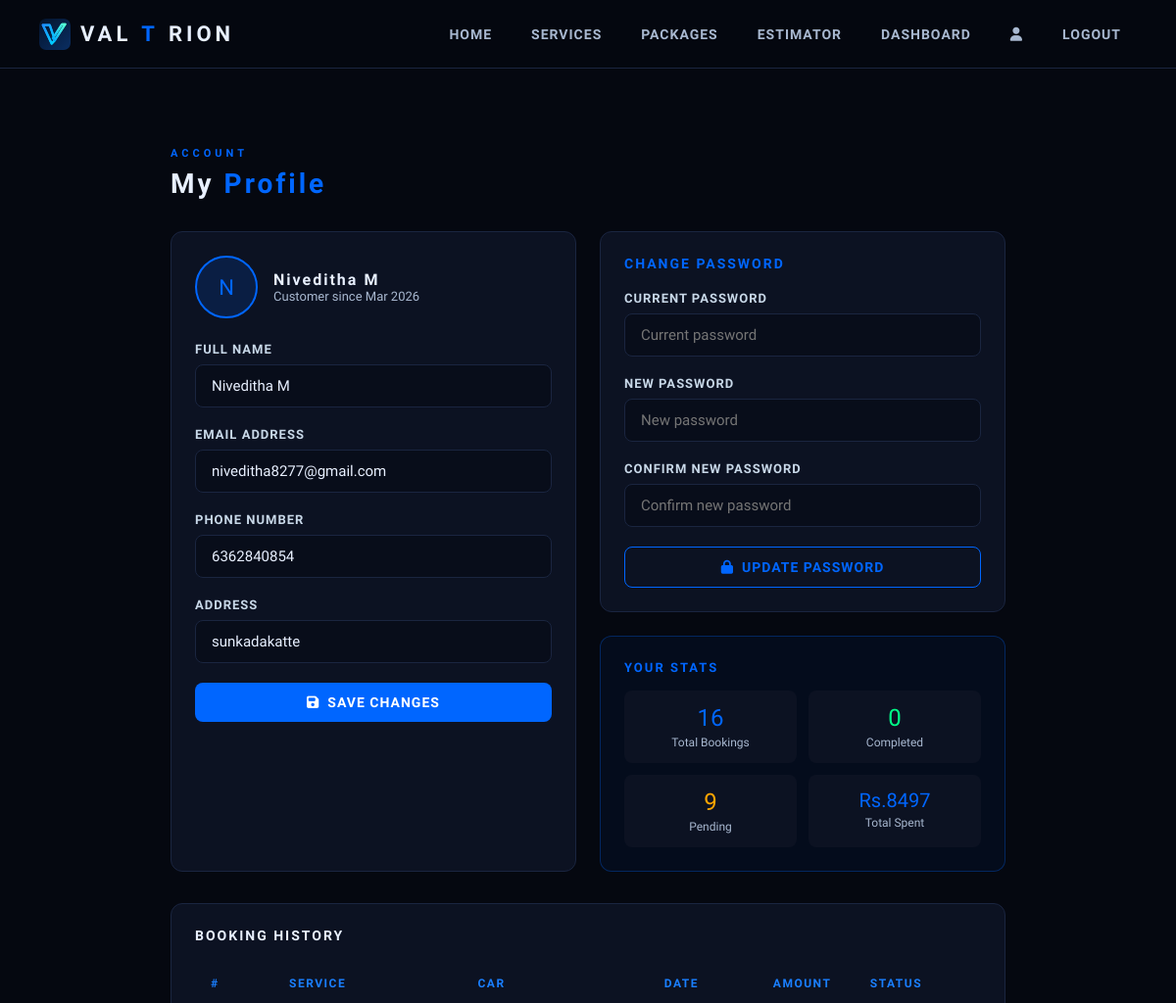
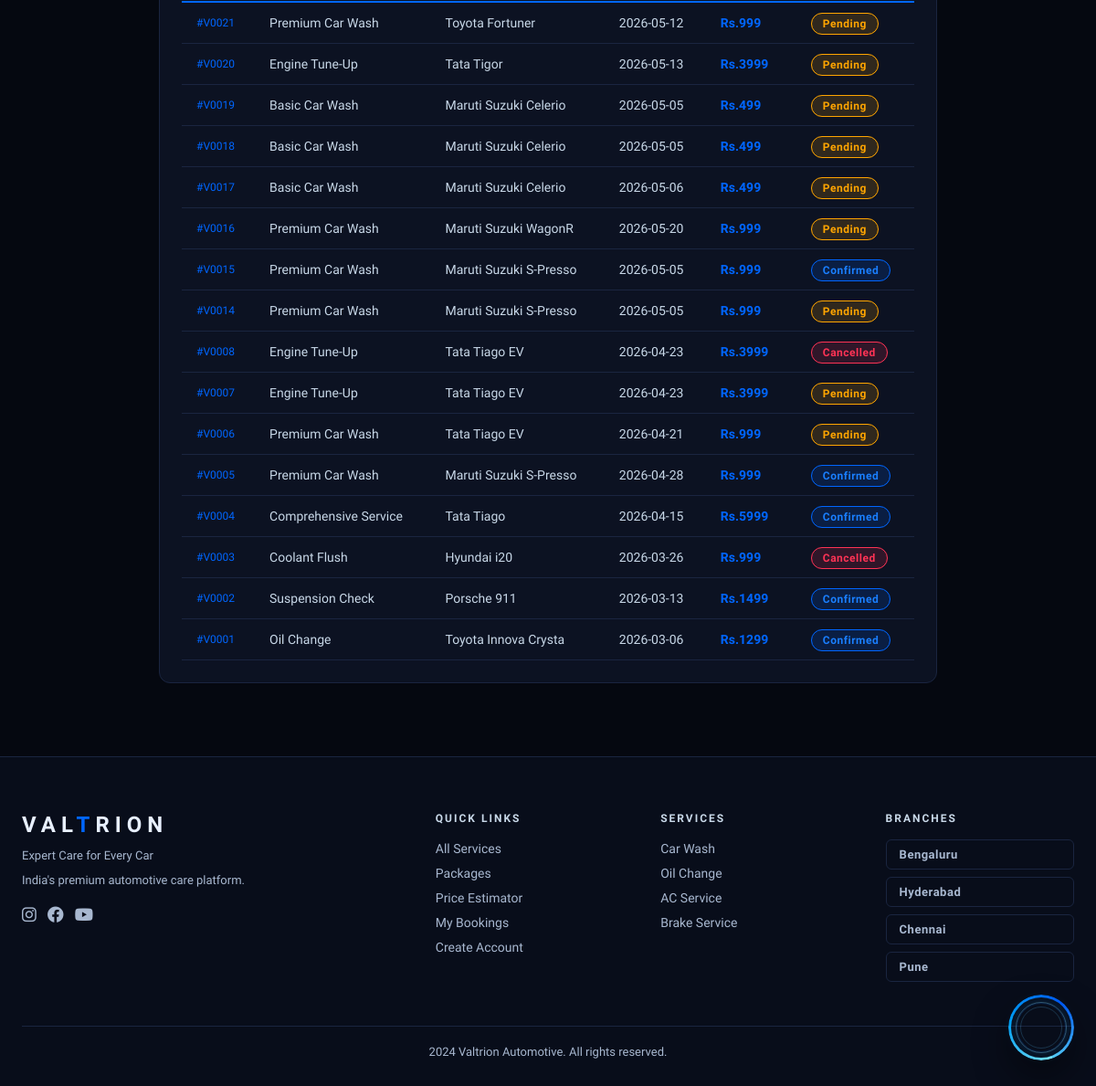
The page /profile (signed in) on the database its author committed (2 pictures, top to bottom).
### app/models.py (models this page shows)
class User(db.Model, UserMixin):
    id            = db.Column(db.Integer, primary_key=True)
    name          = db.Column(db.String(100), nullable=False)
    email         = db.Column(db.String(120), unique=True, nullable=False)
    phone         = db.Column(db.String(15), nullable=False)
    password      = db.Column(db.String(200), nullable=False)
    role          = db.Column(db.String(20), default='customer')
    address       = db.Column(db.String(300))
    created_at    = db.Column(db.DateTime, default=datetime.utcnow)
    bookings      = db.relationship('Booking', backref='customer', lazy=True)
    messages      = db.relationship('ChatMessage', backref='user_ref', lazy=True)

class Booking(db.Model):
    id               = db.Column(db.Integer, primary_key=True)
    user_id          = db.Column(db.Integer, db.ForeignKey('user.id'), nullable=False)
    service_id       = db.Column(db.Integer, db.ForeignKey('service.id'), nullable=False)
    mechanic_id      = db.Column(db.Integer, db.ForeignKey('mechanic.id'), nullable=True)
    customer_name    = db.Column(db.String(100))
    customer_phone   = db.Column(db.String(15))
    car_brand        = db.Column(db.String(50))
    car_model        = db.Column(db.String(50))
    car_number       = db.Column(db.String(20))
    fuel_type        = db.Column(db.String(20))
    pickup_address   = db.Column(db.String(200))
    preferred_date   = db.Column(db.String(50))
    status           = db.Column(db.String(30), default='Pending')
    total_amount     = db.Column(db.Float)
    payment_status   = db.Column(db.String(20), default='Unpaid')
    payment_method   = db.Column(db.String(30))
    payment_ref      = db.Column(db.String(100))
    created_at       = db.Column(db.DateTime, default=datetime.utcnow)
    service          = db.relationship('Service', backref='bookings')
    mechanic         = db.relationship('Mechanic', backref='bookings')

class Service(db.Model):
    id          = db.Column(db.Integer, primary_key=True)
    name        = db.Column(db.String(100), nullable=False)
    description = db.Column(db.Text)
    price       = db.Column(db.Float, nullable=False)
    duration    = db.Column(db.String(50))
    category    = db.Column(db.String(50))
    icon        = db.Column(db.String(100))
    is_active   = db.Column(db.Boolean, default=True)

### app/routes/profile.py (the view)
@profile.route('/profile')
@login_required
def view_profile():
    bookings = Booking.query.filter_by(user_id=current_user.id).order_by(Booking.created_at.desc()).all()
    return render_template('profile.html', user=current_user, bookings=bookings)

### app/models.py (called while the page is built)
@login_manager.user_loader
def load_user(user_id):
    return User.query.get(int(user_id))

### app/templates/profile.html (shortened to what this page needs)
{% extends 'base.html' %}
{% block content %}
<section class="section">
<div class="container" style="max-width:900px;">
    <div style="margin-bottom:32px;">
        <p class="section-label">ACCOUNT</p>
        <h2 class="section-title">My <span>Profile</span></h2>
    </div>
    <div style="display:grid;grid-template-columns:1fr 1fr;gap:24px;margin-bottom:32px;">
        <div class="card">
            <div style="display:flex;align-items:center;gap:16px;margin-bottom:24px;">
                <div style="width:64px;height:64px;background:rgba(0,102,255,0.15);border:2px solid var(--blue);border-radius:50%;display:flex;align-items:center;justify-content:center;font-family:'Orbitron';font-size:22px;color:var(--blue);">
                    {{ user.name[0].upper() }}
                </div>
                <div>
                    <h3 style="font-family:'Orbitron';font-size:16px;letter-spacing:2px;">{{ user.name }}</h3>
                    <p style="color:var(--silver);font-size:13px;">Customer since {{ user.created_at.strftime('%b %Y') }}</p>
                </div>
            </div>
            <div class="form-group">
                <label class="form-label">Full Name</label>
                <input type="text" id="p_name" class="form-control" value="{{ user.name }}">
            </div>
            <div class="form-group">
                <label class="form-label">Email Address</label>
                <input type="email" id="p_email" class="form-control" value="{{ user.email }}">
            </div>
            <div class="form-group">
                <label class="form-label">Phone Number</label>
                <input type="tel" id="p_phone" class="form-control" value="{{ user.phone }}">
            </div>
            <div class="form-group">
                <label class="form-label">Address</label>
                <input type="text" id="p_address" class="form-control" value="{{ user.address or '' }}" placeholder="Your home/office address">
            </div>
            <button class="btn btn-primary" style="width:100%;justify-content:center;" onclick="saveProfile()">
                <i class="fa fa-save"></i> Save Changes
            </button>
        </div>
        <div>
            <div class="card" style="margin-bottom:24px;">
                <h3 style="font-family:'Orbitron';font-size:14px;letter-spacing:2px;margin-bottom:20px;color:var(--blue);">CHANGE PASSWORD</h3>
                <div class="form-group">
                    <label class="form-label">Current Password</label>
                    <input type="password" id="p_cur" class="form-control" placeholder="Current password">
                </div>
                <div class="form-group">
                    <label class="form-label">New Password</label>
                    <input type="password" id="p_new" class="form-control" placeholder="New password">
                </div>
                <div class="form-group">
                    <label class="form-label">Confirm New Password</label>
                    <input type="password" id="p_cnf" class="form-control" placeholder="Confirm new password">
                </div>
                <button class="btn btn-outline" style="width:100%;justify-content:center;" onclick="changePassword()">
                    <i class="fa fa-lock"></i> Update Password
                </button>
            </div>
            <div class="card" style="background:rgba(0,102,255,0.05);border-color:rgba(0,102,255,0.3);">
                <h3 style="font-family:'Orbitron';font-size:13px;letter-spacing:2px;margin-bottom:16px;color:var(--blue);">YOUR STATS</h3>
                <div style="display:grid;grid-template-columns:1fr 1fr;gap:12px;">
                    <div style="text-align:center;padding:14px;background:var(--card);border-radius:8px;">
                        <div style="font-family:'Orbitron';font-size:24px;color:var(--blue);">{{ bookings|length }}</div>
                        <div style="color:var(--silver);font-size:12px;margin-top:4px;">Total Bookings</div>
                    </div>
                    <div style="text-align:center;padding:14px;background:var(--card);border-radius:8px;">
                        <div style="font-family:'Orbitron';font-size:24px;color:var(--green);">{{ bookings|selectattr('status','eq','Completed')|list|length }}</div>
                        <div style="color:var(--silver);font-size:12px;margin-top:4px;">Completed</div>
                    </div>
                    <div style="text-align:center;padding:14px;background:var(--card);border-radius:8px;">
                        <div style="font-family:'Orbitron';font-size:24px;color:orange;">{{ bookings|selectattr('status','eq','Pending')|list|length }}</div>
                        <div style="color:var(--silver);font-size:12px;margin-top:4px;">Pending</div>
                    </div>
                    <div style="text-align:center;padding:14px;background:var(--card);border-radius:8px;">
                        <div style="font-family:'Orbitron';font-size:20px;color:var(--blue);">Rs.{{ bookings|selectattr('payment_status','eq','Paid')|sum(attribute='total_amount')|int }}</div>
                        <div style="color:var(--silver);font-size:12px;margin-top:4px;">Total Spent</div>
                    </div>
                </div>
            </div>
        </div>
    </div>
    <div class="card">
        <h3 style="font-family:'Orbitron';font-size:14px;letter-spacing:2px;margin-bottom:20px;">BOOKING HISTORY</h3>
        {% if bookings %}
        <div style="overflow-x:auto;">
        <table class="vt">
            <thead><tr><th>#</th><th>Service</th><th>Car</th><th>Date</th><th>Amount</th><th>Status</th></tr></thead>
            <tbody>
            {% for b in bookings %}
            <tr>
                <td style="color:var(--blue);font-family:'Orbitron';font-size:12px;">#V{{ "%04d"|format(b.id) }}</td>
                <td>{{ b.service.name }}</td>
                <td>{{ b.car_brand }} {{ b.car_model }}</td>
                <td>{{ b.preferred_date[:10] if b.preferred_date else '-' }}</td>
                <td style="color:var(--blue);font-weight:700;">Rs.{{ b.total_amount|int }}</td>
                <td><span class="badge badge-{{ b.status.lower() }}">{{ b.status }}</span></td>
            </tr>
            {% endfor %}
            </tbody>
        </table>
        </div>
        {% else %}
        <p style="color:var(--silver);text-align:center;padding:20px;">No bookings yet. <a href="{{ url_for('main.services') }}" style="color:var(--blue);">Book a service</a></p>
        {% endif %}
    </div>
</div>
</section>
{% endblock %}

### app/templates/base.html (style rules this page uses)
:root { --black: #050810; --dark: #080d1a; --card: #0c1222; --border: #1a2540; --blue: #0066FF; --blue-bright: #1a7fff; --blue-glow: rgba(0,102,255,0.3); --silver: #a8b8d0; --silver-light: #c8d8e8; --white: #e8f0ff; --green: #00ff88; --red: #ff3355; }
* { margin:0; padding:0; box-sizing:border-box; }
html { scroll-behavior:smooth; }
body { background:var(--black); color:var(--white); font-family:'Rajdhani',sans-serif; font-size:16px; overflow-x:hidden; }
.btn { display:inline-flex; align-items:center; gap:8px; padding:12px 28px; border-radius:8px; font-family:'Rajdhani',sans-serif; font-weight:700; font-size:14px; letter-spacing:1px; text-transform:uppercase; cursor:pointer; border:none; transition:all 0.3s; text-decoration:none; }
.btn-primary { background:var(--blue); color:white; }
.btn-outline { background:transparent; color:var(--blue); border:1px solid var(--blue); }
.card { background:var(--card); border:1px solid var(--border); border-radius:12px; padding:24px; transition:all 0.3s; }
.section { padding:80px 0; }
.container { max-width:1200px; margin:0 auto; padding:0 24px; }
.section-title { font-family:'Orbitron',monospace; font-size:28px; font-weight:700; letter-spacing:3px; color:var(--white); margin-bottom:8px; }
.section-title span { color:var(--blue); }
.section-label { font-size:11px; letter-spacing:4px; color:var(--blue); text-transform:uppercase; font-weight:700; margin-bottom:8px; }
.form-group { margin-bottom:20px; }
.form-label { display:block; color:var(--silver-light); font-size:13px; font-weight:600; letter-spacing:1px; text-transform:uppercase; margin-bottom:8px; }
.form-control { width:100%; background:var(--dark); border:1px solid var(--border); border-radius:8px; padding:12px 16px; color:var(--white); font-family:'Rajdhani'; font-size:15px; transition:border 0.3s; }
.badge { padding:4px 12px; border-radius:20px; font-size:12px; font-weight:700; letter-spacing:0.5px; }
.badge-pending { background:rgba(255,165,0,0.15); color:orange; border:1px solid orange; }
.badge-confirmed { background:rgba(0,102,255,0.15); color:var(--blue-bright); border:1px solid var(--blue); }
.badge-cancelled { background:rgba(255,51,85,0.15); color:var(--red); border:1px solid var(--red); }
.vt { width:100%; border-collapse:collapse; }
.vt thead tr { border-bottom:2px solid var(--blue); }
.vt th { padding:14px 16px; text-align:left; font-size:12px; letter-spacing:1.5px; text-transform:uppercase; color:var(--blue-bright); font-weight:700; }
.vt td { padding:14px 16px; border-bottom:1px solid var(--border); font-size:14px; color:var(--silver-light); }

### rows shown on the page
User: name "N", name "Niveditha M", created_at "Mar 2026", email "niveditha8277@gmail.com", phone "6362840854", address "sunkadakatte"
Booking: id "0021", service.name "Premium Car Wash", car_brand "Toyota", car_model "Fortuner", preferred_date "2026-05-12", total_amount "999", status "Pending"
Booking: id "0020", service.name "Engine Tune-Up", car_brand "Tata", car_model "Tigor", preferred_date "2026-05-13", total_amount "3999", status "Pending"
Booking: id "0019", service.name "Basic Car Wash", car_brand "Maruti Suzuki", car_model "Celerio", preferred_date "2026-05-05", total_amount "499", status "Pending"
Booking: id "0018", service.name "Basic Car Wash", car_brand "Maruti Suzuki", car_model "Celerio", preferred_date "2026-05-05", total_amount "499", status "Pending"
Booking: id "0017", service.name "Basic Car Wash", car_brand "Maruti Suzuki", car_model "Celerio", preferred_date "2026-05-06", total_amount "499", status "Pending"
Booking: id "0016", service.name "Premium Car Wash", car_brand "Maruti Suzuki", car_model "WagonR", preferred_date "2026-05-20", total_amount "999", status "Pending"
Booking: id "0015", service.name "Premium Car Wash", car_brand "Maruti Suzuki", car_model "S-Presso", preferred_date "2026-05-05", total_amount "999", status "Confirmed"
Booking: id "0014", service.name "Premium Car Wash", car_brand "Maruti Suzuki", car_model "S-Presso", preferred_date "2026-05-05", total_amount "999", status "Pending"
Booking: id "0008", service.name "Engine Tune-Up", car_brand "Tata", car_model "Tiago EV", preferred_date "2026-04-23", total_amount "3999", status "Cancelled"
Booking: id "0007", service.name "Engine Tune-Up", car_brand "Tata", car_model "Tiago EV", preferred_date "2026-04-23", total_amount "3999", status "Pending"
Booking: id "0006", service.name "Premium Car Wash", car_brand "Tata", car_model "Tiago EV", preferred_date "2026-04-21", total_amount "999", status "Pending"
Booking: id "0005", service.name "Premium Car Wash", car_brand "Maruti Suzuki", car_model "S-Presso", preferred_date "2026-04-28", total_amount "999", status "Confirmed"
Booking: id "0004", service.name "Comprehensive Service", car_brand "Tata", car_model "Tiago", preferred_date "2026-04-15", total_amount "5999", status "Confirmed"
Booking: id "0003", service.name "Coolant Flush", car_brand "Hyundai", car_model "i20", preferred_date "2026-03-26", total_amount "999", status "Cancelled"
Booking: id "0002", service.name "Suspension Check", car_brand "Porsche", car_model "911", preferred_date "2026-03-13", total_amount "1499", status "Confirmed"
Booking: id "0001", service.name "Oil Change", car_brand "Toyota", car_model "Innova Crysta", preferred_date "2026-03-06", total_amount "1299", status "Confirmed"

### other values the page prints
{{ bookings|length }} "16"
{{ bookings|selectattr('status','eq','Completed')|list|length }} "0"
{{ bookings|selectattr('status','eq','Pending')|list|length }} "9"
